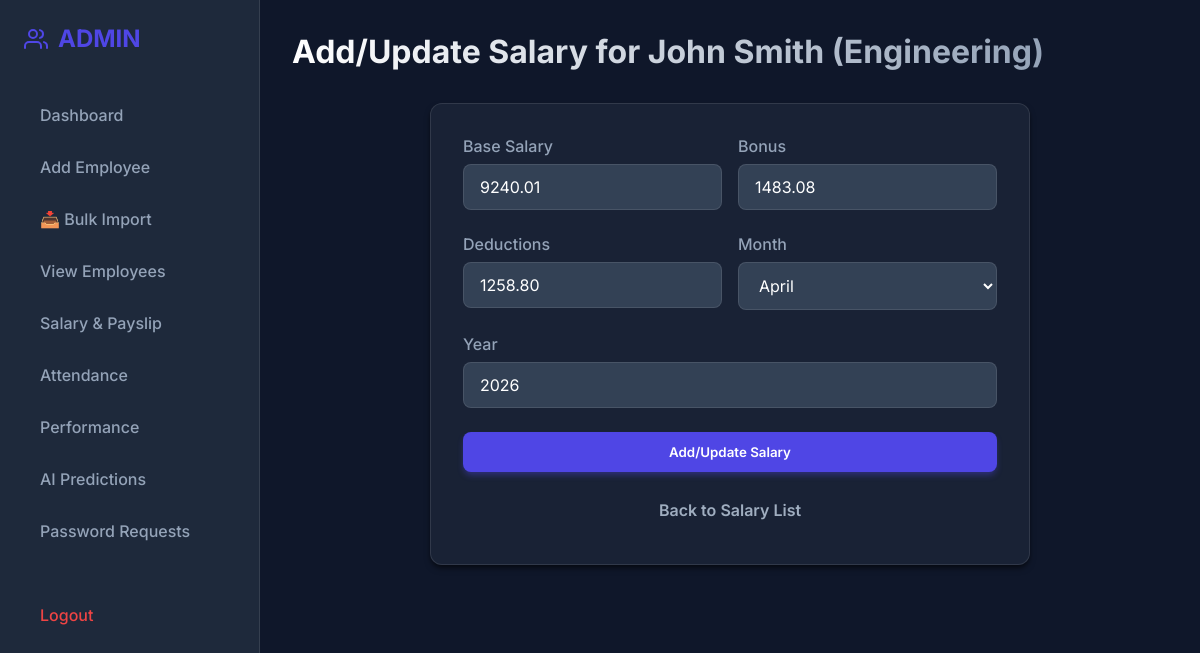
The app's page /admin/add_salary.php?id=1 (signed in) with its own data.
### tables this page shows
CREATE TABLE IF NOT EXISTS employees (
    id INT AUTO_INCREMENT PRIMARY KEY,
    employee_id VARCHAR(10) NOT NULL UNIQUE,
    first_name VARCHAR(50) NOT NULL,
    last_name VARCHAR(50) NOT NULL,
    email VARCHAR(100) NOT NULL UNIQUE,
    password VARCHAR(255) NOT NULL,
    department VARCHAR(50) NOT NULL,
    job_role VARCHAR(50) NOT NULL,
    date_joined DATE NOT NULL,
    status VARCHAR(255) NOT NULL,
    age INT,
    years_at_company DECIMAL(5, 2),
    job_satisfaction INT,
    has_left VARCHAR(10) NOT NULL,
    left_date DATE
);

CREATE TABLE IF NOT EXISTS salary (
    id INT AUTO_INCREMENT PRIMARY KEY,
    employee_id INT NOT NULL,
    base_salary DECIMAL(10, 2) NOT NULL,
    bonus DECIMAL(10, 2) DEFAULT 0,
    deductions DECIMAL(10, 2) DEFAULT 0,
    net_salary DECIMAL(10, 2) NOT NULL,
    month VARCHAR(20) NOT NULL,
    year INT NOT NULL,
    FOREIGN KEY (employee_id) REFERENCES employees(id) ON DELETE CASCADE
);

### admin/add_salary.php (the view, shortened to what this page needs)
<?php
require '../php/db.php';
$employee_id = filter_input(INPUT_GET, 'id', FILTER_VALIDATE_INT);
$stmt = $pdo->prepare("SELECT first_name, last_name, department FROM employees WHERE id = ?");
$stmt->execute([$employee_id]);
$employee = $stmt->fetch();
$stmt_sal = $pdo->prepare("SELECT * FROM salary WHERE employee_id = ? ORDER BY year DESC, id DESC LIMIT 1");
$stmt_sal->execute([$employee_id]);
$current_salary = $stmt_sal->fetch();
?>
<!DOCTYPE html>
<html lang="en">
<head>
    <link rel="stylesheet" href="../css/style.css">
</head>
<body>
    <div class="app-container">
        <?php include '../php/sidebar.php'; ?>
        <main class="main-content">
            <header>
                <h1 class="page-title">Add/Update Salary for <?= htmlspecialchars($employee['first_name'] . ' ' . $employee['last_name']) ?> (<?= htmlspecialchars($employee['department']) ?>)</h1>
            </header>
            <div class="glass-panel form-container animate-fade-in">
                <form method="POST" action="">
                    <div style="display: grid; grid-template-columns: 1fr 1fr; gap: 1rem;">
                        <div class="form-group">
                            <label>Base Salary</label>
                            <input type="number" step="0.01" name="base_salary" class="form-control" value="<?= htmlspecialchars($current_salary['base_salary'] ?? '') ?>" required>
                        </div>
                        <div class="form-group">
                            <label>Bonus</label>
                            <input type="number" step="0.01" name="bonus" class="form-control" value="<?= htmlspecialchars($current_salary['bonus'] ?? '0') ?>">
                        </div>
                    </div>
                    <div style="display: grid; grid-template-columns: 1fr 1fr; gap: 1rem;">
                        <div class="form-group">
                            <label>Deductions</label>
                            <input type="number" step="0.01" name="deductions" class="form-control" value="<?= htmlspecialchars($current_salary['deductions'] ?? '0') ?>">
                        </div>
                        <div class="form-group">
                            <label>Month</label>
                            <select name="month" class="form-control" required>
                                <?php
                                $months = ['January', 'February', 'March', 'April', 'May', 'June', 'July', 'August', 'September', 'October', 'November', 'December'];
                                $currentMonth = $current_salary['month'] ?? date('F');
                                foreach ($months as $m) {
                                    $selected = ($m === $currentMonth) ? 'selected' : '';
                                    echo "<option value=\"$m\" $selected>$m</option>";
                                }
                                ?>
                            </select>
                        </div>
                    </div>
                    <div class="form-group">
                        <label>Year</label>
                        <input type="number" name="year" class="form-control" value="<?= htmlspecialchars($current_salary['year'] ?? date('Y')) ?>" required>
                    </div>
                    <button type="submit" class="btn btn-primary" style="width: 100%;">Add/Update Salary</button>
                    <a href="salary.php" class="btn" style="display: block; text-align: center; margin-top: 1rem; color: #a0aec0; text-decoration: none;">Back to Salary List</a>
                </form>
            </div>
        </main>
    </div>
</body>
</html>

### css/style.css (style rules this page uses)
:root { --primary: #4F46E5; --primary-hover: #4338CA; --secondary: #10B981; --background: #0F172A; --surface: #1E293B; --surface-light: #334155; --text-main: #F8FAFC; --text-muted: #94A3B8; --danger: #EF4444; --warning: #F59E0B; --border: rgba(255, 255, 255, 0.1); --glass: rgba(30, 41, 59, 0.7); --shadow: 0 4px 6px -1px rgba(0, 0, 0, 0.5), 0 2px 4px -1px rgba(0, 0, 0, 0.3); }
* { margin: 0; padding: 0; box-sizing: border-box; font-family: 'Inter', sans-serif; }
body { background-color: var(--background); color: var(--text-main); min-height: 100vh; display: flex; flex-direction: column; }
.glass-panel { background: var(--glass); backdrop-filter: blur(12px); -webkit-backdrop-filter: blur(12px); border: 1px solid var(--border); border-radius: 12px; box-shadow: var(--shadow); }
.app-container { display: flex; min-height: 100vh; }
.main-content { flex: 1; padding: 2rem; overflow-y: auto; }
header { display: flex; justify-content: space-between; align-items: center; margin-bottom: 2rem; }
.page-title { font-size: 2rem; font-weight: 700; background: linear-gradient(to right, #fff, #94A3B8); -webkit-background-clip: text; -webkit-text-fill-color: transparent; }
.form-container { max-width: 600px; margin: 0 auto; padding: 2rem; }
.form-group { margin-bottom: 1.5rem; }
.form-group label { display: block; margin-bottom: 0.5rem; font-weight: 500; color: var(--text-muted); }
.form-control { width: 100%; padding: 0.75rem 1rem; background: var(--surface-light); border: 1px solid var(--border); border-radius: 8px; color: white; font-size: 1rem; transition: all 0.2s; }
.btn { display: inline-flex; align-items: center; justify-content: center; padding: 0.75rem 1.5rem; border-radius: 8px; font-weight: 600; cursor: pointer; transition: all 0.2s; border: none; text-decoration: none; gap: 8px; }
.btn-primary { background: var(--primary); color: white; box-shadow: 0 4px 6px -1px rgba(79, 70, 229, 0.4); }
.animate-fade-in { animation: fadeIn 0.4s ease forwards; }

### records on screen
employees: first_name+last_name "John Smith", department "Engineering"
salary: base_salary "9240.01", bonus "1483.08", deductions "1258.80", year "2026"

### other values on screen
form field month "April"
